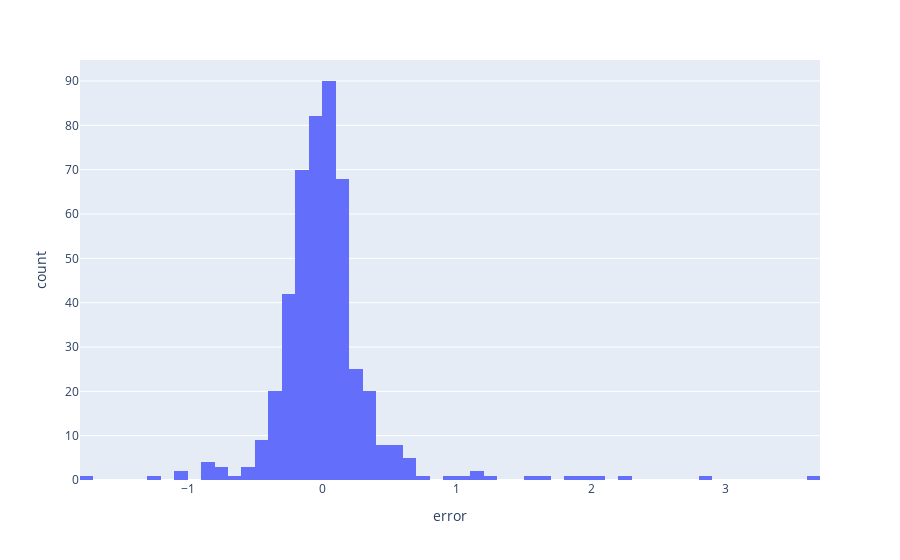

Notebook source saved alongside this figure:
### Markdown cell above
Tirar o titulo do grafico 

deixar tudo em portugues 

y = ROC
Legenda a linha azul e vermelha - real vs predito

Chamar index de days

### Code cell
show_distribution_error()

### Figure 1 — Plotly figure (JSON) as saved in the notebook; plotly's stock layout.template omitted (floating-point values rounded to 4 significant figures; data arrays with more than 128 entries replaced by an {"elided": "..."} marker saying what was removed)
{"data": [{"alignmentgroup": "True", "bingroup": "x", "hovertemplate": "error=%{x}<br>count=%{y}<extra></extra>", "legendgroup": "", "marker": {"color": "#636efa", "pattern": {"shape": ""}}, "name": "", "offsetgroup": "", "orientation": "v", "showlegend": false, "type": "histogram", "x": {"elided": "476 float values"}, "xaxis": "x", "yaxis": "y"}], "layout": {"barmode": "relative", "legend": {"tracegroupgap": 0}, "margin": {"t": 60}, "xaxis": {"anchor": "y", "domain": [0, 1], "title": {"text": "error"}}, "yaxis": {"anchor": "x", "domain": [0, 1], "title": {"text": "count"}}}}
